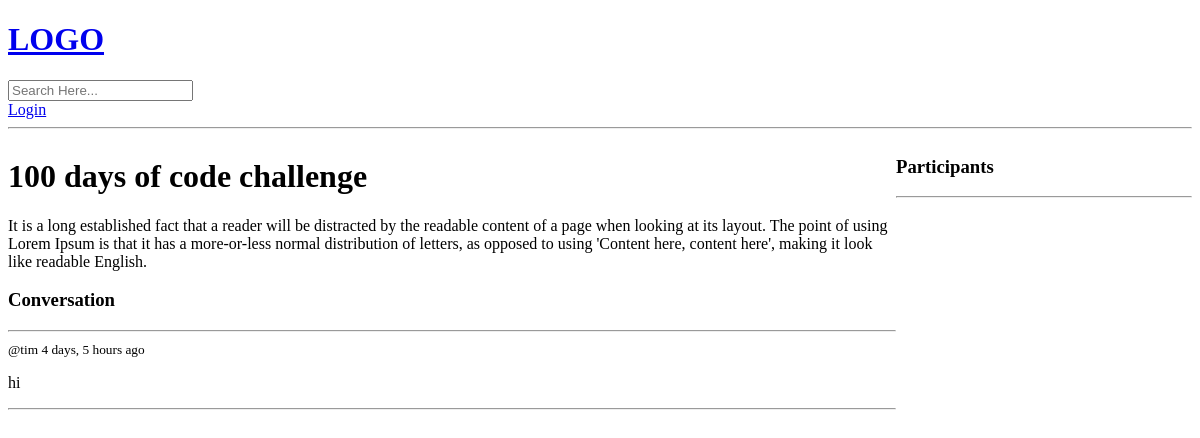
The page /room/2/ on the database as committed earlier.
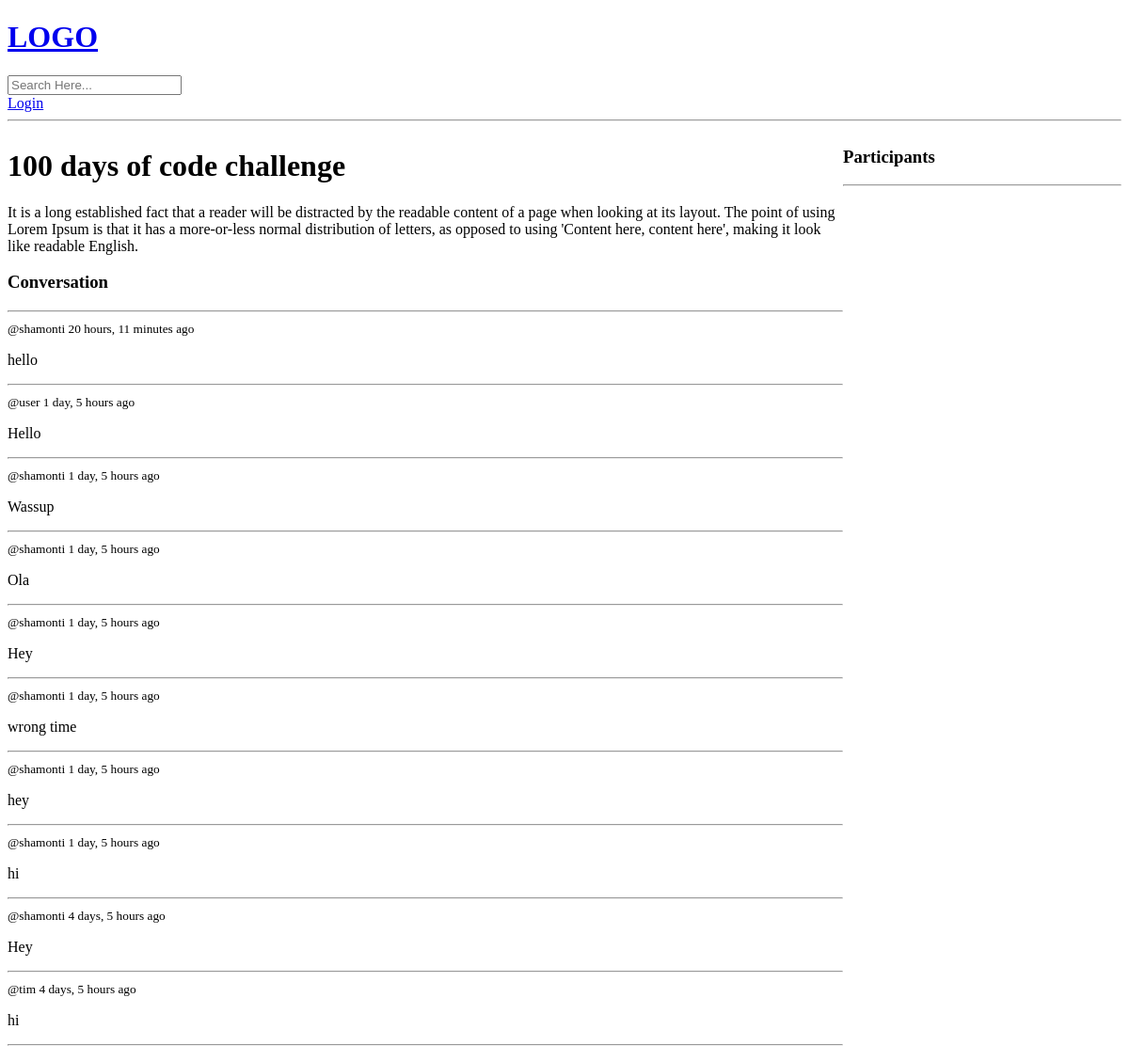
The same page on the database as committed later.
### base/models.py (models this page shows, shortened)
class Room(models.Model):
    host = models.ForeignKey(User, on_delete=models.SET_NULL, null=True)
    topic = models.ForeignKey(Topic, on_delete=models.SET_NULL, null=True)
    name = models.CharField(max_length=200)
    description = models.TextField(null=True, blank= True)
    participants = models.ManyToManyField(User, related_name='participants')
    updated = models.DateTimeField(auto_now=True)
    created = models.DateField(auto_now_add=True)
    class Meta:
        ordering = ['-updated', '-created']

class Message(models.Model):
    user = models.ForeignKey(User, on_delete=models.CASCADE)
    room = models.ForeignKey(Room, on_delete=models.CASCADE)
    body = models.TextField()
    updated = models.DateTimeField(auto_now=True)
    created = models.DateTimeField(auto_now_add=True)

### base/views.py (the view, shortened to what this page needs)
# urls.py: path('room/<str:pk>/', views.room, name='room'),
def room(request, pk):
    room = Room.objects.get(id=pk)
    room_messages = room.message_set.all().order_by('-created')
    participants = room.participants.all()
    context = {'room': room, 'room_messages': room_messages, 'participants': participants}
    return render(request, 'base/room.html', context)

### base/templates/base/room.html (shortened to what this page needs)
{% extends 'main.html' %}
{% block content %}
<div class='room-container'>
  <div>
    <h1>{{room.name}}</h1>
    <p>{{room.description}}</p>
    <div class="comment-wrapper">
      <h3>Conversation</h3>
      <hr>
      {% for message in room_messages %}
      <small>
        @{{message.user}} {{message.created|timesince}} ago
      </small>
      <p>{{message.body}}</p>
      <hr>
      {% endfor %}
    </div>
  </div>
  <div>
    <h3>Participants</h3>
    <hr>
  </div>
</div>
{% endblock %}

### templates/main.html (shortened to what this page needs)
<!DOCTYPE html>
<html lang="en">
  <head>
  </head>
  <body>
    {% include 'navbar.html' %}
    {% block content %}
    {% endblock %}
  </body>
</html>

### templates/navbar.html
<a href="/">
  <h1>LOGO</h1>
</a>
<form method="GET" action="{% url 'home' %}">
  <input type="text" name="q" placeholder="Search Here..." />
</form>
{% if request.user.is_authenticated %}
<p>Hello, {{request.user}}</p>
<a href="{% url 'logout' %}">Logout</a>
{% else %}
<a href="{% url 'login' %}">Login</a>
{% endif %}
<hr />

### base/templates/base/room.html (style rules this page uses)
.room-container { display: grid; grid-template-columns: 3fr 1fr; }

Rows that differ between the two databases and show on the page:
added Message: user "shamonti", created "20 hours, 11 minutes", body "hello"
added Message: user "user", created "1 day, 5 hours", body "Hello"
added Message: user "shamonti", created "1 day, 5 hours", body "Wassup"
added Message: user "shamonti", created "1 day, 5 hours", body "Ola"
added Message: user "shamonti", created "1 day, 5 hours", body "Hey"
added Message: user "shamonti", created "1 day, 5 hours", body "wrong time"
added Message: user "shamonti", created "1 day, 5 hours", body "hey"
added Message: user "shamonti", created "1 day, 5 hours", body "hi"
now on this page (row edited): Message: user "shamonti", created "4 days, 5 hours", body "Hey"
